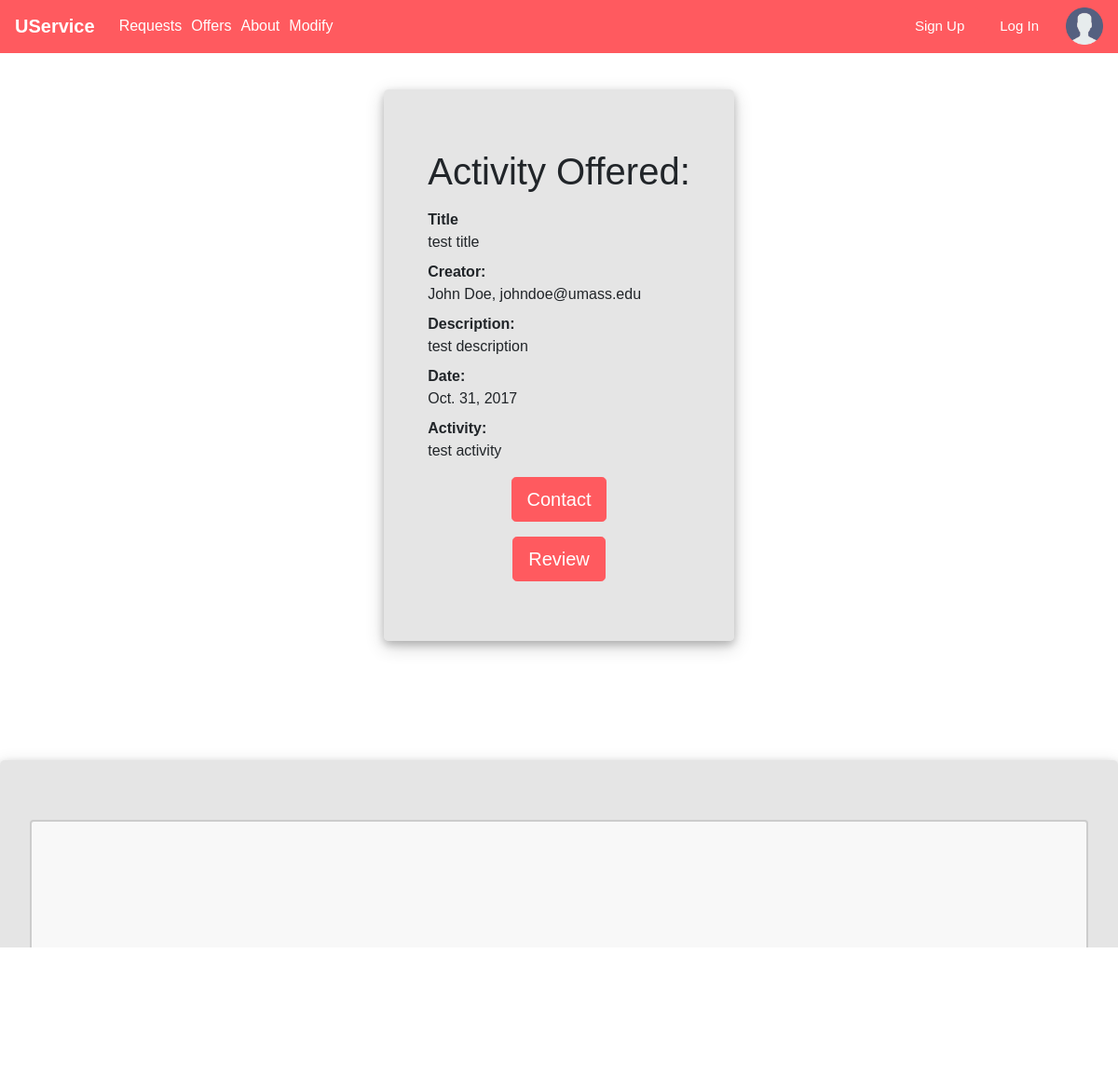
The app's page /USERVICE/activityDetail/2, older data.
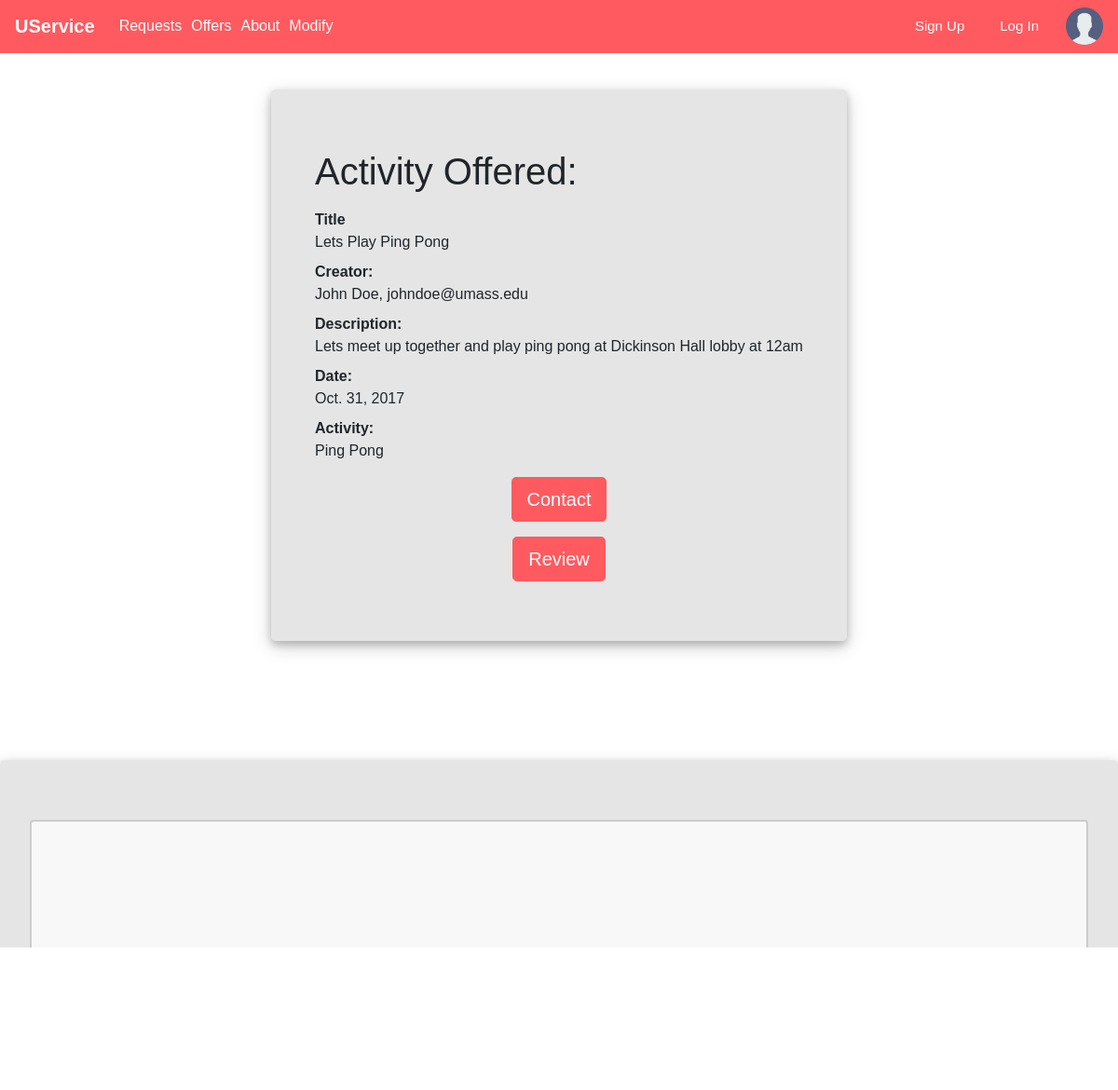
The same page, newer data.
### USERVICE/models.py (models this page shows, shortened)
class Activity(models.Model):
    title = models.CharField(max_length=200, help_text="Enter a Title")
    creator = models.ForeignKey(Profile, on_delete=models.SET_NULL, null=True)
    description = models.TextField(max_length=1000, help_text="Enter a brief description of the book")
    date = models.DateField(null=True, blank=True)
    activity = models.CharField(max_length=200, help_text="Enter an activity")
    request = models.BooleanField(default=False)
    offer = models.BooleanField(default=False)

class Profile(models.Model):
    user = models.ForeignKey(User, on_delete=models.SET_NULL, null=True)
    review = models.CharField(max_length=500, help_text="Review")
    RATING = (
        ('vb', 'Very Bad'),
        ('b', 'Bad'),
        ('g', 'Good'),
        ('vg', 'Very Good'),
    )
    rating = models.CharField(max_length=1, choices=RATING, blank=True, default='vb', help_text='Rate Me')
    def __str__(self):
        return '%s' % (self.user)

class User(models.Model):
    name = models.CharField(max_length=100, help_text="Name")
    email = models.CharField(max_length=100, help_text="Email")
    password = models.CharField(max_length=10, help_text="Password")
    def __str__(self):
        return '%s, %s' % (self.name, self.email)

### USERVICE/views.py (the view)
# urls.py: url(r'^activityDetail/(?P<pk>\d+)$', views.activityDetailView.as_view(), name='activity-Detail'),
class activityDetailView(generic.DetailView):
    model=Activity
    context_object_name="activity"
    template_name='displayTemplate/activityDetail.html'

### USERVICE/templates/displayTemplate/activityDetail.html (shortened to what this page needs)
{% extends "base_generic.html" %}
{% block extra_head %}
{% load static %}
<link rel="stylesheet" href="{% static 'css/details.css' %}">
{% endblock %}
{% block content %}
    <div class="row">
      <div class="jumbotron">
        <div class="container">
          {% if activity.offer %}
          <h1 class="text-left">Activity Offered:</h1>
          {%else%}
          <h1 class="text-left">Activity Requested:</h1>
          {%endif%}
        <dl class="dl-horizontal">
          <dt>Title</dt>
          <dd>{{activity.title}}</dd>
          <dt>Creator:</dt>
          <dd>{{activity.creator}}</dd>
          <dt>Description:</dt>
          <dd>{{activity.description}}</dd>
          <dt>Date:</dt>
          <dd>{{activity.date}}</dd>
          <dt>Activity:</dt>
          <dd>{{activity.activity}}</dd>
        </dl>
        </div>
        <div class="text-center">
        <button type="button" class="btn btn-lg">Contact</button>
        </div>
        {% if activity.offer %}
        <div class="text-center">
        <button type="button" class="btn btn-lg">Review</button>
      </div>
        {%endif%}
      </div>
    </div>
    <div class="jumbotron">
      <input id="input" type="text">
      <div class="text-right">
      <button type="submit" class="btn btn-lg">Submit Comment</button>
    </div>
  </div>
{% endblock %}

Row changes from the older to the newer data that the page shows:
changed Activity "John Doe, johndoe@umass.edu": title "test title" → "Lets Play Ping Pong"; description "test description" → "Lets meet up together and play ping pong at Dickinson Hall lobby at 12am"; activity "test activity" → "Ping Pong"
